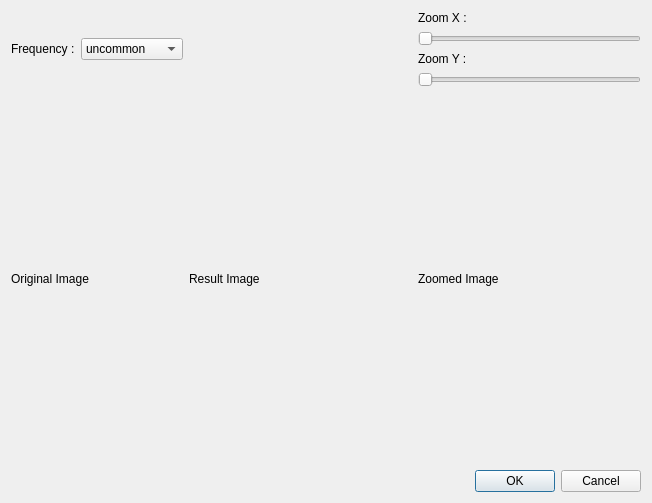
<?xml version="1.0" encoding="UTF-8"?>
<ui version="4.0">
 <class>PhantomCharacterDialog</class>
 <widget class="QDialog" name="PhantomCharacterDialog">
  <property name="geometry">
   <rect>
    <x>0</x>
    <y>0</y>
    <width>652</width>
    <height>503</height>
   </rect>
  </property>
  <property name="sizeIncrement">
   <size>
    <width>0</width>
    <height>0</height>
   </size>
  </property>
  <property name="windowTitle">
   <string>PhantomCharacterDialog</string>
  </property>
  <layout class="QGridLayout" name="gridLayout">
   <item row="1" column="1">
    <widget class="QLabel" name="resultLabel">
     <property name="text">
      <string>Result Image</string>
     </property>
    </widget>
   </item>
   <item row="1" column="0">
    <widget class="QLabel" name="originalLabel">
     <property name="text">
      <string>Original Image</string>
     </property>
    </widget>
   </item>
   <item row="0" column="0">
    <layout class="QHBoxLayout" name="horizontalLayout">
     <item>
      <widget class="QLabel" name="frequencyLabel">
       <property name="text">
        <string>Frequency :</string>
       </property>
      </widget>
     </item>
     <item>
      <widget class="QComboBox" name="frequencyComboBox">
       <item>
        <property name="text">
         <string>uncommon</string>
        </property>
       </item>
       <item>
        <property name="text">
         <string>frequent</string>
        </property>
       </item>
       <item>
        <property name="text">
         <string>very common</string>
        </property>
       </item>
      </widget>
     </item>
    </layout>
   </item>
   <item row="1" column="2">
    <widget class="QLabel" name="zoomLabel">
     <property name="text">
      <string>Zoomed Image</string>
     </property>
    </widget>
   </item>
   <item row="2" column="2">
    <widget class="QDialogButtonBox" name="buttonBox">
     <property name="orientation">
      <enum>Qt::Horizontal</enum>
     </property>
     <property name="standardButtons">
      <set>QDialogButtonBox::Cancel|QDialogButtonBox::Ok</set>
     </property>
    </widget>
   </item>
   <item row="0" column="1">
    <spacer name="horizontalSpacer">
     <property name="orientation">
      <enum>Qt::Horizontal</enum>
     </property>
     <property name="sizeHint" stdset="0">
      <size>
       <width>40</width>
       <height>20</height>
      </size>
     </property>
    </spacer>
   </item>
   <item row="0" column="2">
    <layout class="QVBoxLayout" name="verticalLayout">
     <item>
      <widget class="QLabel" name="xLabel">
       <property name="text">
        <string>Zoom X :</string>
       </property>
      </widget>
     </item>
     <item>
      <widget class="QSlider" name="xSlider">
       <property name="maximum">
        <number>300</number>
       </property>
       <property name="orientation">
        <enum>Qt::Horizontal</enum>
       </property>
      </widget>
     </item>
     <item>
      <widget class="QLabel" name="yLabel">
       <property name="text">
        <string>Zoom Y :</string>
       </property>
      </widget>
     </item>
     <item>
      <widget class="QSlider" name="ySlider">
       <property name="maximum">
        <number>300</number>
       </property>
       <property name="orientation">
        <enum>Qt::Horizontal</enum>
       </property>
      </widget>
     </item>
    </layout>
   </item>
  </layout>
 </widget>
 <resources/>
 <connections>
  <connection>
   <sender>buttonBox</sender>
   <signal>accepted()</signal>
   <receiver>PhantomCharacterDialog</receiver>
   <slot>accept()</slot>
   <hints>
    <hint type="sourcelabel">
     <x>248</x>
     <y>254</y>
    </hint>
    <hint type="destinationlabel">
     <x>157</x>
     <y>274</y>
    </hint>
   </hints>
  </connection>
  <connection>
   <sender>buttonBox</sender>
   <signal>rejected()</signal>
   <receiver>PhantomCharacterDialog</receiver>
   <slot>reject()</slot>
   <hints>
    <hint type="sourcelabel">
     <x>316</x>
     <y>260</y>
    </hint>
    <hint type="destinationlabel">
     <x>286</x>
     <y>274</y>
    </hint>
   </hints>
  </connection>
 </connections>
</ui>
